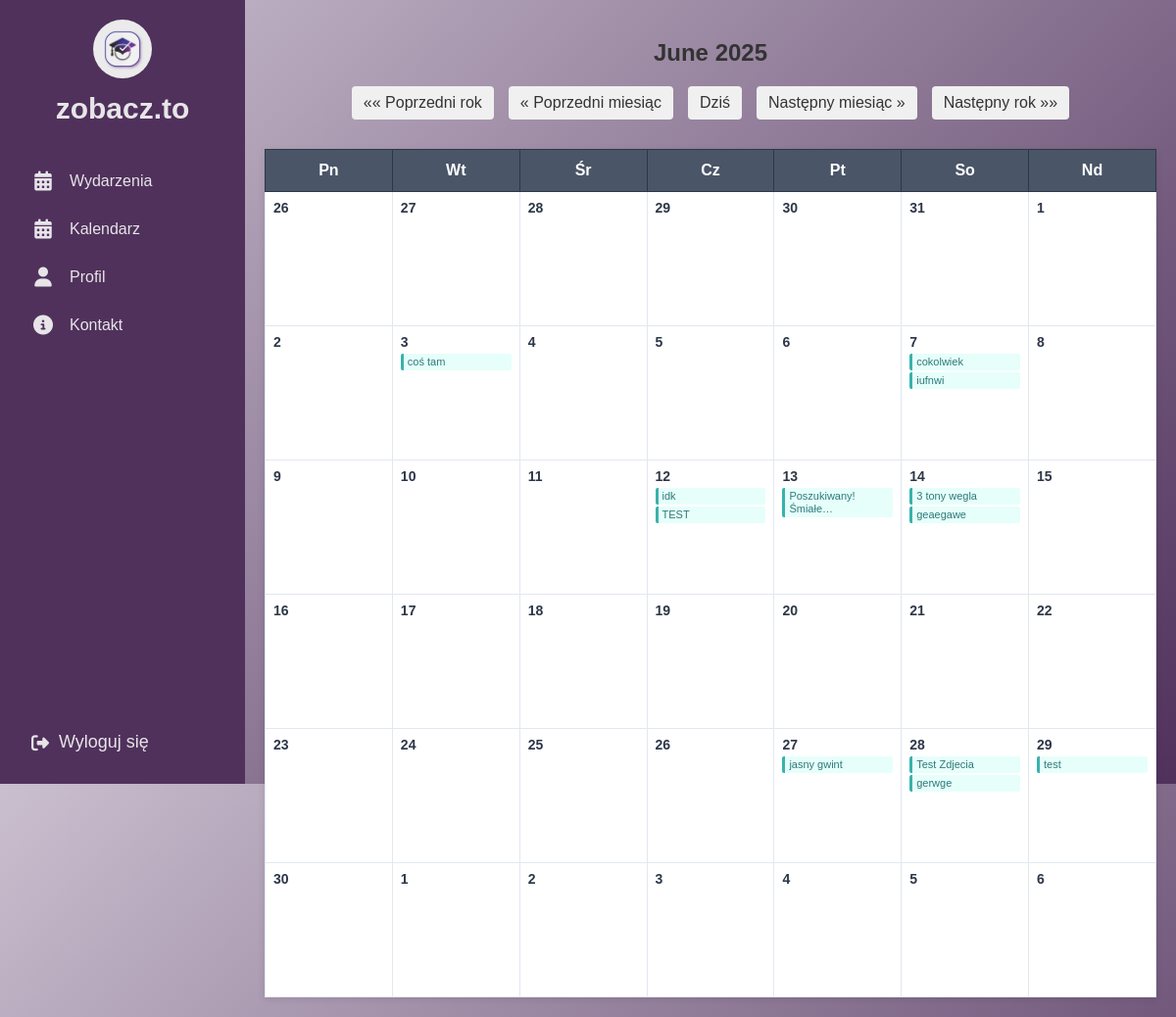
The page /events/calendar/ on the database as committed earlier.
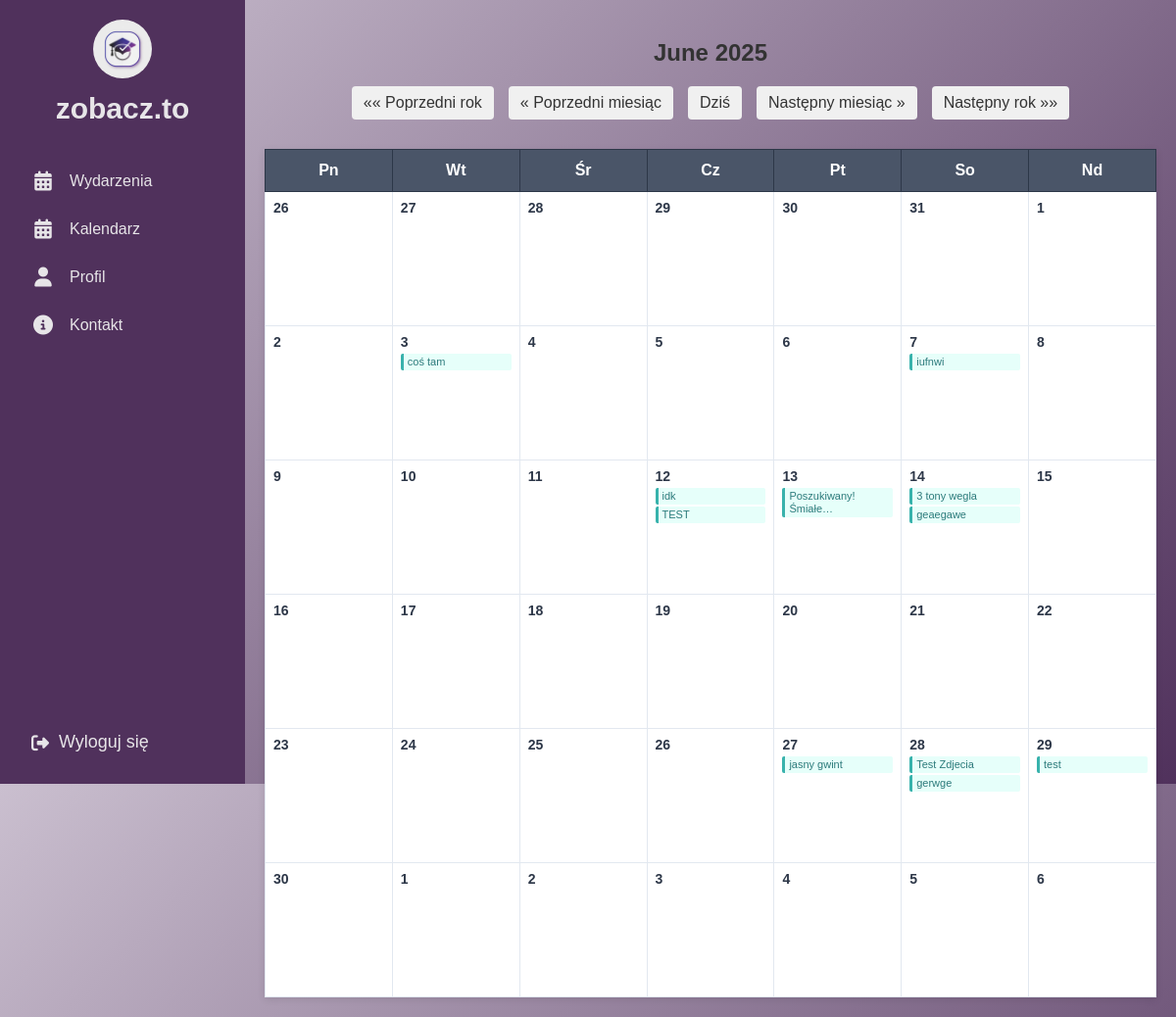
The same page on the database as committed later.
### events/models.py (models this page shows, shortened)
class Event(models.Model):
    title = models.CharField("Tytuł", max_length=200)
    description = models.TextField("Opis wydarzenia")
    date = models.DateTimeField("Data")
    location = models.CharField("Lokalizacja", max_length=200)
    created_by = models.ForeignKey(User, on_delete=models.CASCADE, related_name="created_events")
    image = models.ImageField(upload_to='event_images/', null=True, blank=True)

### events/views.py (the view)
# urls.py: path("calendar/", views.custom_calendar_view, name="custom-calendar"),
def custom_calendar_view(request, year=None, month=None):
    today = date.today()
    year = int(year) if year else today.year
    month = int(month) if month else today.month
    cal = calendar.Calendar(firstweekday=0)  # Monday start
    month_days = cal.itermonthdates(year, month)
    events = Event.objects.filter(date__year=year, date__month=month)
    events_by_day = {}
    for event in events:
        day = event.date.date()
        events_by_day.setdefault(day, []).append(event)
    month_days_with_events = []
    for day in month_days:
        day_events = events_by_day.get(day, [])
        month_days_with_events.append({
            'day': day,
            'events': day_events
        })
    day_names = ["Pn", "Wt", "Śr", "Cz", "Pt", "So", "Nd"]
    context = {
        "month_days": month_days_with_events,
        "year": year,
        "month": month,
        "month_name": calendar.month_name[month],
        "day_names": day_names,
    }
    return render(request, "events/custom_calendar.html", context)

### templates/events/custom_calendar.html (shortened to what this page needs)
{% extends "base.html" %}
{% load static %}
{% block content %}
<div class="calendar-container">
    <div class="calendar-header">
        <h2>{{ month_name }} {{ year }}</h2>
    </div>
    <div class="calendar-navigation">
        <a href="{% url 'custom-calendar' year=year|add:'-1' month=month %}">&laquo;&laquo; Poprzedni rok</a>
        <a href="{% url 'custom-calendar' year=year month=month|add:'-1' %}">&laquo; Poprzedni miesiąc</a>
        <a href="{% url 'custom-calendar' %}">Dziś</a>
        <a href="{% url 'custom-calendar' year=year month=month|add:'1' %}">Następny miesiąc &raquo;</a>
        <a href="{% url 'custom-calendar' year=year|add:'1' month=month %}">Następny rok &raquo;&raquo;</a>
    </div>
    <table class="calendar-table">
        <thead>
            <tr>
                {% for day_name in day_names %}
                <th>{{ day_name }}</th>
                {% endfor %}
            </tr>
        </thead>
        <tbody>
            <tr>
            {% for day_data in month_days %}
                {% if forloop.counter0|divisibleby:7 and not forloop.first %}
                    </tr><tr>
                {% endif %}
                <td>
                    <div class="day-number">{{ day_data.day.day }}</div>
                    {% if day_data.events %}
                        <ul class="events-list">
                        {% for event in day_data.events %}
                            <li><a href="{% url 'event_detail' event.id %}" title="{{ event.title }}">{{ event.title|truncatechars:20 }}</a></li>
                        {% endfor %}
                        </ul>
                    {% endif %}
                </td>
            {% endfor %}
            </tr>
        </tbody>
    </table>
</div>
{% endblock %}

### templates/base.html (shortened to what this page needs)
{% load static %}
<!DOCTYPE html>
<html>
<head>
    <link rel="stylesheet" href="https://cdnjs.cloudflare.com/ajax/libs/font-awesome/6.4.0/css/all.min.css">
    <link rel="stylesheet" href="{% static 'css/home.css' %}">
    <link rel="stylesheet" href="{% static 'css/profile.css' %}">
    <link rel="stylesheet" href="{% static 'css/events.css' %}">
    <link rel="stylesheet" href="{% static 'css/organizer_request_form.css' %}">
    <link rel="stylesheet" href="{% static 'css/organizer_request_sent.css' %}">
    <link rel="stylesheet" href="{% static 'css/organizer_requests_list.css' %}">
</head>
<body>
<div class="sidebar">
  <div class="top">
    <div class="logo">
      <a href="{% url 'home' %}">
        <img src="{% static 'images/logo.jpeg' %}" alt="Logo">
      </a>
      <span class="site-name">zobacz.to</span>
    </div>
    <div class="menu">
      <a href="{% url 'events_list' %}">
        <i class="fas fa-calendar-alt"></i>
        <span class="label">Wydarzenia</span>
      </a>
      <a href="{% url 'custom-calendar' %}">
        <i class="fas fa-calendar-alt"></i>
        <span class="label">Kalendarz</span>
      </a>
      <a href="{% url 'profile' %}">
        <i class="fas fa-user"></i>
        <span class="label">Profil</span>
      </a>
      <a href="{% url 'contact' %}">
        <i class="fas fa-info-circle"></i>
        <span class="label">Kontakt</span>
      </a>
    </div>
  </div>
  <div class="bottom">
    <form action="{% url 'logout' %}" method="post">
      <button type="submit">
        <i class="fas fa-sign-out-alt"></i>
        <span class="logout-label">Wyloguj się</span>
      </button>
    </form>
  </div>
</div>
  <main>
    <div class="main-content">
    {% block content %}
    {% endblock content %}
  </main>
</body>
</html>

### static/css/home.css (style rules this page uses)
:root { --light-purple: #CABFCF; --dark-purple: #50315C; --medium-purple: #583D9C; --white: #E7E5E8; --blue-purple: #4941A1; }
body { margin: 0; font-family: 'Arial', sans-serif; background: linear-gradient(135deg, var(--light-purple), var(--dark-purple)); height: 100vh; overflow-x: hidden; }
.main-content { min-height: 100vh; width: calc(100vw - 250px); max-width: calc(100vw - 250px); box-sizing: border-box; padding: 0; margin-left: 250px; transition: none; overflow-y: visible; color: #333; }
.sidebar { background-color: var(--dark-purple); width: 250px; display: flex; flex-direction: column; justify-content: space-between; color: var(--white); height: 100vh; position: fixed; left: 0; top: 0; z-index: 10; }
.sidebar .top, .sidebar .bottom { padding: 20px; }
.sidebar .logo { display: flex; flex-direction: column; align-items: center; }
.sidebar .logo img { width: 60px; height: 60px; border-radius: 50%; margin-bottom: 10px; transition: width 0.3s ease, height 0.3s ease; }
.sidebar .logo .site-name { font-size: 30px; font-weight: 700; color: var(--white); margin-bottom: 5px; }
.menu { margin-top: 30px; }
.menu a { display: flex; align-items: center; gap: 15px; color: var(--white); text-decoration: none; padding: 12px; border-radius: 8px; transition: background 0.2s; white-space: nowrap; margin-bottom: 5px; }
.menu .label { font-size: 16px; display: block !important; }
.sidebar .menu i { font-size: 20px; min-width: 24px; text-align: center; }
.sidebar .bottom form { margin: 0; }
.sidebar .bottom button { background: none; border: none; color: var(--white); font-size: 18px; cursor: pointer; display: flex; align-items: center; gap: 10px; padding: 12px; width: 100%; text-align: left; border-radius: 8px; transition: background 0.2s; }

### templates/events/custom_calendar.html (style rules this page uses)
.calendar-container { max-width: 1200px; margin: 0 auto; padding: 20px; }
.calendar-header { text-align: center; margin-bottom: 20px; }
.calendar-navigation { display: flex; justify-content: center; gap: 15px; margin-bottom: 30px; flex-wrap: wrap; }
.calendar-navigation a { padding: 8px 12px; background-color: #f0f0f0; text-decoration: none; border-radius: 4px; color: #333; transition: background-color 0.2s; }
.calendar-table { width: 100%; border-collapse: collapse; box-shadow: 0 2px 8px rgba(0,0,0,0.1); background: white; }
.calendar-table th { background-color: #4a5568; color: white; padding: 12px 8px; text-align: center; font-weight: bold; border: 1px solid #2d3748; }
.calendar-table td { width: 14.28%; height: 120px; vertical-align: top; padding: 8px; border: 1px solid #e2e8f0; position: relative; background-color: #fff; }
.day-number { font-weight: bold; font-size: 14px; color: #2d3748; margin-bottom: 4px; }
.events-list { list-style: none; padding: 0; margin: 0; font-size: 11px; }
.events-list li { margin-bottom: 2px; padding: 2px 4px; background-color: #e6fffa; border-left: 3px solid #38b2ac; border-radius: 2px; line-height: 1.2; }
.events-list a { color: #2c7a7b; text-decoration: none; display: block; word-wrap: break-word; hyphens: auto; }

Rows that differ between the two databases and show on the page:
removed Event: title "cokolwiek", shown under "7"
